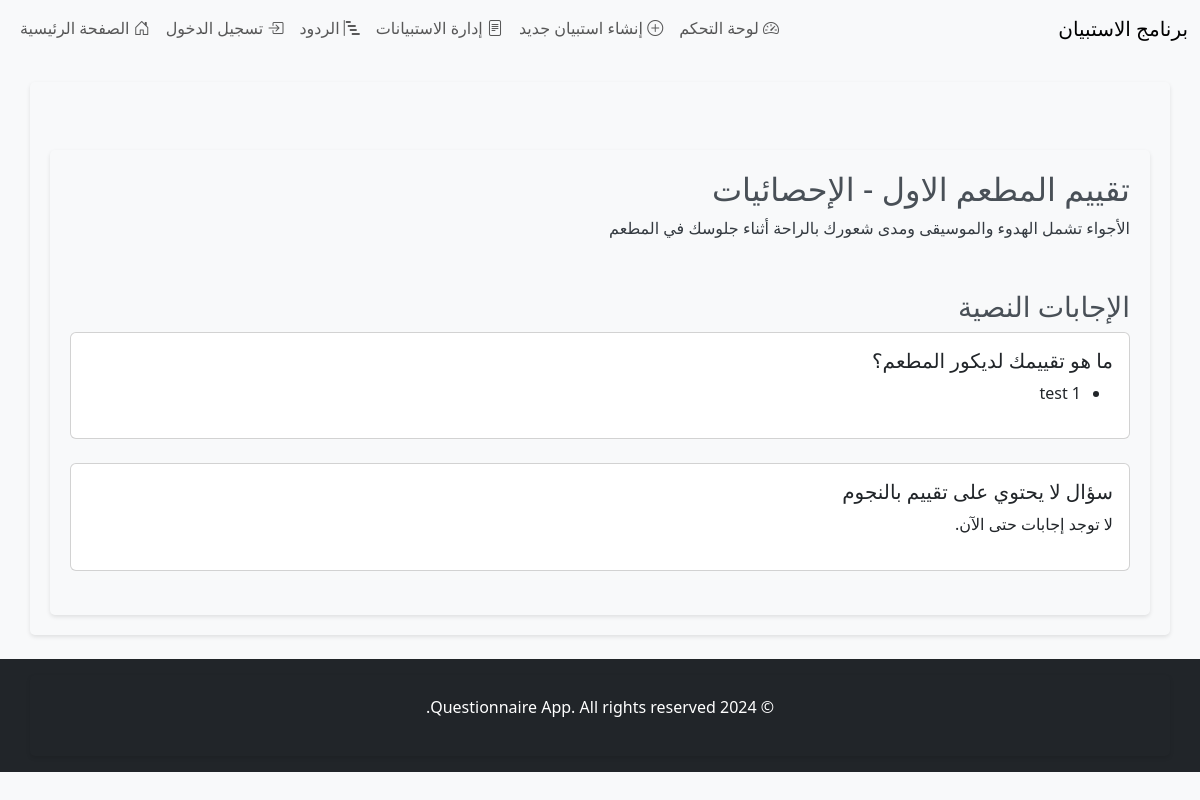
The app's page /admin/questionnaires/view.php?id=1 with its own data.
### tables this page shows
CREATE TABLE `questionnaires` (
  `questionnaire_id` int(10) UNSIGNED NOT NULL,
  `title` varchar(255) NOT NULL,
  `description` text DEFAULT NULL,
  `created_at` datetime NOT NULL DEFAULT current_timestamp()
);

CREATE TABLE `answers` (
  `answer_id` int(10) UNSIGNED NOT NULL,
  `response_id` int(10) UNSIGNED NOT NULL,
  `question_id` int(10) UNSIGNED NOT NULL,
  `answer_text` text NOT NULL
);

### admin/questionnaires/view.php (the view, shortened to what this page needs)
<?php
include '../../includes/header.php';
include '../../includes/db_connect.php';
if (isset($_GET['id'])) {
    $questionnaire_id = (int)$_GET['id'];
    $stmt = $pdo->prepare('SELECT * FROM questionnaires WHERE questionnaire_id = ?');
    $stmt->execute([$questionnaire_id]);
    $questionnaire = $stmt->fetch();
    $stmt = $pdo->prepare('SELECT * FROM questions WHERE questionnaire_id = ? ORDER BY question_id');
    $stmt->execute([$questionnaire_id]);
    $questions = $stmt->fetchAll();
    $chartData = [];
    $textAnswers = [];
    foreach ($questions as &$question) {
        $stmt = $pdo->prepare('SELECT * FROM answers WHERE question_id = ?');
        $stmt->execute([$question['question_id']]);
        $question['answers'] = $stmt->fetchAll();
        if ($question['question_type'] == 'stars') {
            $ratings = array_fill(1, 10, 0);
            foreach ($question['answers'] as $answer) {
                $rating = (int)$answer['answer_text'];
                if ($rating >= 1 && $rating <= 10) {
                    $ratings[$rating]++;
                }
            }
            $chartData[$question['question_id']] = $ratings;
        } elseif ($question['question_type'] == 'textarea') {
            $textAnswers[] = [
                'question_text' => $question['question_text'],
                'answers' => $question['answers']
            ];
        }
    }
} else {
    header('Location: index.php');
    exit();
}
?>
<div class="container mt-5" dir="rtl">
    <h2><?php echo htmlspecialchars($questionnaire['title']); ?> - الإحصائيات</h2>
    <p><?php echo htmlspecialchars($questionnaire['description']); ?></p>
    <div class="mt-5">
        <h3>الإجابات النصية</h3>
        <?php if (!empty($textAnswers)): ?>
            <?php foreach ($textAnswers as $textAnswer): ?>
                <div class="card mb-4">
                    <div class="card-body">
                        <h5 class="card-title"><?php echo htmlspecialchars($textAnswer['question_text']); ?></h5>
                        <?php if (!empty($textAnswer['answers'])): ?>
                            <ul>
                                <?php foreach ($textAnswer['answers'] as $answer): ?>
                                    <li><?php echo htmlspecialchars($answer['answer_text']); ?></li>
                                <?php endforeach; ?>
                            </ul>
                        <?php else: ?>
                            <p>لا توجد إجابات حتى الآن.</p>
                        <?php endif; ?>
                    </div>
                </div>
            <?php endforeach; ?>
        <?php else: ?>
            <p>لا توجد إجابات نصية.</p>
        <?php endif; ?>
    </div>
</div>
<?php
include '../../includes/footer.php';
?>

### assets/css/styles.css (style rules this page uses)
* { margin: 0; padding: 0; box-sizing: border-box; }
body { font-family: 'Segoe UI', Tahoma, Geneva, Verdana, sans-serif; line-height: 1.6; background-color: #f8f9fa; color: #343a40; }
h1, h2, h3 { color: #495057; }
p { margin-bottom: 1rem; }
.container { padding: 20px; border-radius: 5px; box-shadow: 0 2px 4px rgba(0,0,0,0.1); }

### records on screen
questionnaires: title "تقييم المطعم الاول", description "الأجواء تشمل الهدوء والموسيقى ومدى شعورك بالراحة أثناء جلوسك في المطعم"
answers: answer_text "test 1"

### other values on screen
$textAnswer['question_text'] "ما هو تقييمك لديكور المطعم؟"
$textAnswer['question_text'] "سؤال لا يحتوي على تقييم بالنجوم"
